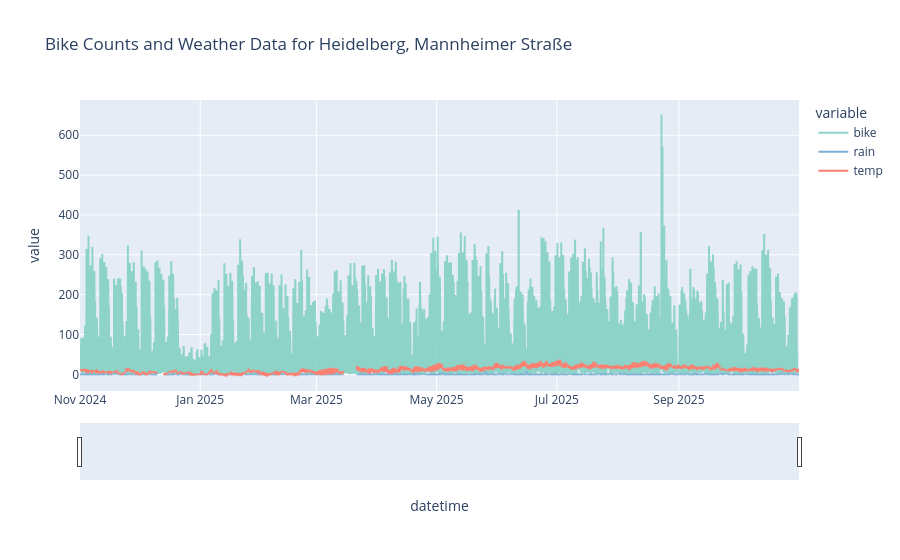

Here is the notebook cell this chart was saved with:
### Code cell
plot_bike_and_weather("Heidelberg", "Mannheimer Straße")

### Figure 1 — Plotly figure (JSON) as saved in the notebook; plotly's stock layout.template omitted (floating-point values rounded to 4 significant figures; data arrays with more than 128 entries replaced by an {"elided": "..."} marker saying what was removed)
{"data": [{"legendgroup": "bike", "line": {"color": "rgb(141,211,199)", "dash": "solid"}, "marker": {"symbol": "circle"}, "mode": "lines", "name": "bike", "showlegend": true, "type": "scattergl", "x": {"elided": "8759 str values"}, "xaxis": "x", "y": {"elided": "8759 float values"}, "yaxis": "y"}, {"legendgroup": "rain", "line": {"color": "rgb(128,177,211)", "dash": "solid"}, "marker": {"symbol": "circle"}, "mode": "lines", "name": "rain", "showlegend": true, "type": "scattergl", "x": {"elided": "8759 str values"}, "xaxis": "x", "y": {"elided": "8759 float values"}, "yaxis": "y"}, {"legendgroup": "temp", "line": {"color": "rgb(251,128,114)", "dash": "solid"}, "marker": {"symbol": "circle"}, "mode": "lines", "name": "temp", "showlegend": true, "type": "scattergl", "x": {"elided": "8759 str values"}, "xaxis": "x", "y": {"elided": "8759 float values"}, "yaxis": "y"}], "layout": {"hovermode": "x unified", "legend": {"title": {"text": "variable"}, "tracegroupgap": 0}, "title": {"text": "Bike Counts and Weather Data for Heidelberg, Mannheimer Straße"}, "xaxis": {"anchor": "y", "domain": [0, 1], "rangeslider": {"visible": true}, "title": {"text": "datetime"}}, "yaxis": {"anchor": "x", "domain": [0, 1], "title": {"text": "value"}}}}
